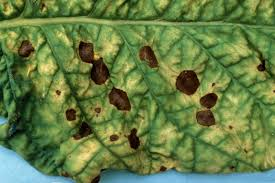
%> input picture Disease Database/Alternaria Alternata/1.jpg, 275 x 183 px
$ octave --eval "result = EvaluateFeatures(imread('Disease Database/Alternaria Alternata/1.jpg'));"   (GNU Octave 9; MATLAB toolbox functions it lacks are replaced by stand-ins)
%> lines starting %> are read from the running program, lines starting %| are printed output that depends on the picture; in (x1, y1, x2, y2) boxes, pixels count from 0 and x2, y2 are one past the last pixel; in counts of white or black regions, pixels touching at a corner belong together; the program's own positions count from 1
function [feat_disease, seg_img, Affect, roi_cluster, segmented_images, info] = EvaluateFeatures(I, auto_select, chosen_cluster)
% EVALUATEFEATURES Segment leaf image via K-Means in L*a*b* space & extract 13 GLCM/statistical features.
% Inputs:
%   I              - Input RGB leaf image (resized to 256x256 if needed)
%   auto_select    - (Optional) true = automatically pick disease ROI cluster (default: true)
%                    false = show cluster dialog (pre-filled with recommended ROI cluster)
%   chosen_cluster - (Optional) 1, 2, or 3 to force a specific cluster
% Outputs:
%   feat_disease     - 1x13 feature vector [Contrast, Correlation, Energy, Homogeneity, ...
%                      Mean, Std_Dev, Entropy, RMS, Variance, Smoothness, Kurtosis, Skewness, IDM]
%   seg_img          - Segmented RGB image of the selected ROI cluster
%   Affect           - Percentage of leaf area affected by disease (0 - 100)
%   roi_cluster      - Index (1, 2, or 3) of the disease ROI cluster
%   segmented_images - 1x3 cell array of the 3 K-Means cluster images
%   info             - Struct with detailed masks, cluster roles, and color metrics

    if nargin < 2 || isempty(auto_select)
        auto_select = true;
    end
    if nargin < 3
        chosen_cluster = [];
    end

    % Ensure 3-channel uint8 RGB image of size 256x256
    if size(I, 3) == 1
        I = repmat(I, [1, 1, 3]);
    elseif size(I, 3) > 3
        I = I(:, :, 1:3);
    end
    I = im2uint8(imresize(I, [256, 256]));
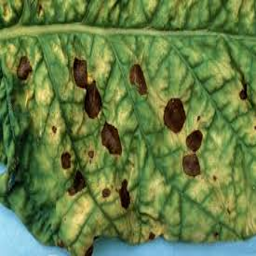
%> I: size 256x256x3 uint8; mean R, G, B 101.5, 125.7, 69.1

    % Convert from RGB to CIE L*a*b* color space
    try
        lab_he = rgb2lab(I);
%> lab_he: size 256x256x3 double; mean of channels 1, 2, 3 49.3, -18.1, 27.8
    catch
        cform = makecform('srgb2lab');
        lab_he = double(applycform(I, cform));
    end

    ab = double(lab_he(:, :, 2:3));
    nrows = size(ab, 1);
%> nrows = 256
    ncols = size(ab, 2);
%> ncols = 256
    ab_flat = reshape(ab, nrows * ncols, 2);
    nColors = 3;

    % Deterministic initialization using quantiles of a* (green-red axis)
    % so K-Means produces consistent, reproducible clusters every single time
    a_vals = ab_flat(:, 1);
    b_vals = ab_flat(:, 2);
    [~, sortIdx] = sort(a_vals);
    nPix = numel(a_vals);
%> nPix = 65536
    init_centers = [
        mean(ab_flat(sortIdx(1:round(0.33*nPix)), :), 1);
        mean(ab_flat(sortIdx(round(0.33*nPix)+1:round(0.66*nPix)), :), 1);
        mean(ab_flat(sortIdx(round(0.66*nPix)+1:end), :), 1)
    ];
%> init_centers = [-25.67 31.36; -19.96 31.14; -8.91 21.08]

    try
        [cluster_idx, ~] = kmeans(ab_flat, nColors, ...
            'Distance', 'sqEuclidean', ...
            'Start', init_centers, ...
            'MaxIter', 150);
    catch
        rng(42);
        [cluster_idx, ~] = kmeans(ab_flat, nColors, ...
            'Distance', 'sqEuclidean', ...
            'Replicates', 3);
    end

    pixel_labels = reshape(cluster_idx, nrows, ncols);
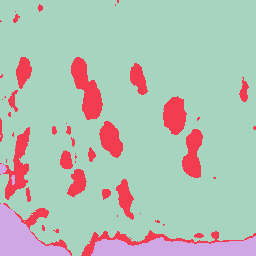
%> pixel_labels: size 256x256 double; 3 distinct labels, from 1 to 3; one colour per label, 0 black

    % Analyze each cluster to identify:
    %   1) Background cluster (touches image border heavily & low greenness / extreme brightness)
    %   2) Healthy Green Leaf cluster (most negative a* and high Excess Green 2G-R-B)
    %   3) Disease Lesion ROI cluster (lesions/spots: higher a*, brown/yellow/dark/white spots)
    R = double(I(:, :, 1)) / 255.0;
    G = double(I(:, :, 2)) / 255.0;
    B = double(I(:, :, 3)) / 255.0;
    L_chan = double(lab_he(:, :, 1));
    a_chan = double(lab_he(:, :, 2));
    b_chan = double(lab_he(:, :, 3));
    ExG = 2 * G - R - B;

    border_mask = false(nrows, ncols);
    border_mask([1:6, end-5:end], :) = true;
%> border_mask: size 256x256 logical; 4.7% white; 2 white regions, box (x1, y1, x2, y2) and area: (0, 0, 256, 6) 1536, (0, 250, 256, 256) 1536
    border_mask(:, [1:6, end-5:end]) = true;
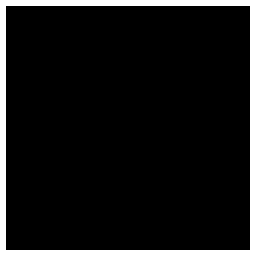
%> border_mask: size 256x256 logical; 9.2% white; 1 white region, box (x1, y1, x2, y2) and area: (0, 0, 256, 256) 6000

    bg_score = zeros(1, nColors);
    green_score = zeros(1, nColors);
    lesion_score = zeros(1, nColors);
    cluster_area = zeros(1, nColors);

    for k = 1:nColors
        mask_k = (pixel_labels == k);
        cluster_area(k) = sum(mask_k(:));
        if cluster_area(k) == 0
            bg_score(k) = 999;
            continue;
        end
        border_frac = sum(mask_k(border_mask)) / sum(border_mask(:));
        mean_ExG = mean(ExG(mask_k));
        mean_L = mean(L_chan(mask_k));
        mean_a = mean(a_chan(mask_k));
        mean_b = mean(b_chan(mask_k));
        sat_val = mean(max(cat(3, R(mask_k), G(mask_k), B(mask_k)), [], 3) - ...
                       min(cat(3, R(mask_k), G(mask_k), B(mask_k)), [], 3));

        % Background is typically on the border with low saturation or very high/low L and low ExG
        bg_score(k) = border_frac * 2.5 - mean_ExG * 1.5 + (sat_val < 0.12) * 1.0 + ...
                      ((mean_L > 85) || (mean_L < 12)) * 0.8;

        % Healthy leaf tissue has strong Excess Green and negative a*
        green_score(k) = mean_ExG * 3.0 - (mean_a / 20.0) + (mean_b / 40.0);

        % Lesion/Disease ROI has higher a* (red/brown/tan) or yellow/dark discoloration
        lesion_score(k) = (mean_a / 15.0) - mean_ExG * 1.5 + abs(mean_b) / 35.0;
    end
%> this loop made 3 passes
%> (border_frac, mean_ExG, mean_L, mean_a, mean_b, sat_val) on passes 1 to 3: (0.667, 0.361, 51.41, -20.64, 32.71, 0.263), (0.0327, 0.0971, 23.75, -2.51, 17.14, 0.157), (0.3, 0.139, 66.8, -12.89, -16.73, 0.311)
%> pass 1, in EvaluateFeatures, `mask_k = (pixel_labels == k);`:
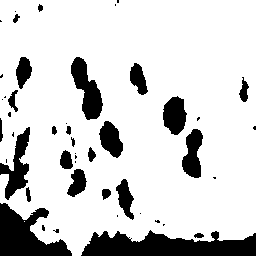
%> mask_k: size 256x256 logical; 82.3% white; 47 black regions (23 under 20 px), largest, box (x1, y1, x2, y2) and area: (81, 230, 256, 256) 3170, (0, 203, 72, 256) 2121, (71, 57, 103, 120) 1031
%> after the loop, bg_score = [1.13 -0.0639 0.543]; cluster_area = [53918 7432 4186]; green_score = [2.93 0.845 0.643]; lesion_score = [-0.983 0.177 -0.59]

    [~, bg_cluster] = max(bg_score);
%> bg_cluster = 1
    rem_clusters = setdiff(1:nColors, bg_cluster);
%> rem_clusters = [2 3]
    if green_score(rem_clusters(1)) >= green_score(rem_clusters(2))
        healthy_cluster = rem_clusters(1);
%> healthy_cluster = 2
        disease_cluster = rem_clusters(2);
%> disease_cluster = 3
    else
        healthy_cluster = rem_clusters(2);
        disease_cluster = rem_clusters(1);
    end

    % Reorder clusters deterministically so:
    %   Cluster 1 = Disease ROI Cluster
    %   Cluster 2 = Healthy Leaf Tissue Cluster
    %   Cluster 3 = Background / Outer Cluster
    new_order = [disease_cluster, healthy_cluster, bg_cluster];
%> new_order = [3 2 1]
    reordered_labels = zeros(size(pixel_labels));
    for k = 1:nColors
        reordered_labels(pixel_labels == new_order(k)) = k;
    end
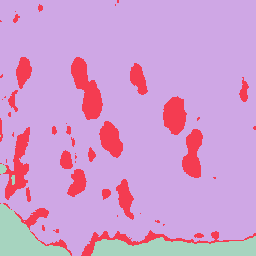
%> reordered_labels: size 256x256 double; 3 distinct labels, from 1 to 3; one colour per label, 0 black
    pixel_labels = reordered_labels;

    segmented_images = cell(1, nColors);
    rgb_label = repmat(pixel_labels, [1, 1, 3]);
    for k = 1:nColors
        colors = I;
        colors(rgb_label ~= k) = 0;
        segmented_images{k} = colors;
    end
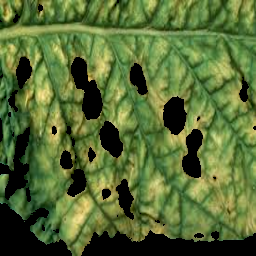
%> colors: size 256x256x3 uint8; mean R, G, B 87.3, 108.2, 53.4
%> after the loop, segmented_images = 3 items

    roi_cluster = 1; % Since we ordered Cluster 1 = Disease ROI!

    if ~isempty(chosen_cluster) && chosen_cluster >= 1 && chosen_cluster <= 3
        roi_cluster = chosen_cluster;
    elseif ~auto_select
        % Show the 3 clusters and pre-fill '1' (Disease ROI) so user can just click OK
        hFig = figure('Name', 'Segmented by K-Means (Cluster 1 = Recommended Disease ROI)', ...
                      'NumberTitle', 'off', 'Color', [0.95 0.97 0.95]);
        subplot(2, 2, 1); imshow(I); title('Original Enhanced Image', 'FontWeight', 'bold');
        subplot(2, 2, 2); imshow(segmented_images{1}); title('Cluster 1: Disease ROI (Recommended)', 'Color', [0.8 0.1 0.1], 'FontWeight', 'bold');
        subplot(2, 2, 3); imshow(segmented_images{2}); title('Cluster 2: Healthy Green Tissue', 'Color', [0.1 0.5 0.1]);
        subplot(2, 2, 4); imshow(segmented_images{3}); title('Cluster 3: Background / Border');
        drawnow;
        x = inputdlg({'Enter the cluster no. containing the Disease ROI (Default = 1):'}, ...
                     'Select K-Means ROI Cluster', [1 50], {'1'});
        if ishandle(hFig)
            close(hFig);
        end
        if ~isempty(x)
            val = str2double(x{1});
            if ~isnan(val) && val >= 1 && val <= 3
                roi_cluster = round(val);
            end
        end
    end

    seg_img = segmented_images{roi_cluster};

    % Convert to grayscale
    if ndims(seg_img) == 3
        img = rgb2gray(seg_img);
    else
        img = seg_img;
    end

    % Compute accurate Leaf Mask and Disease Lesion Mask for Affected Area (%)
    leaf_mask = (pixel_labels == 1) | (pixel_labels == 2);
    % Refine leaf mask if background was misassigned on full-frame leaf photos
    if sum(leaf_mask(:)) < 0.15 * (nrows * ncols)
        leaf_mask = true(nrows, ncols);
    end
    leaf_mask = bwareaopen(leaf_mask, 30);
    total_leaf_pixels = max(1, sum(leaf_mask(:)));
%> total_leaf_pixels = 11438

    % Detect true lesion pixels within the leaf mask using chromatic + intensity deviation
    roi_mask = (pixel_labels == roi_cluster) & leaf_mask;
    % Also measure how "healthy green" the ROI cluster actually is:
    % If the entire leaf is uniformly healthy green, the ROI cluster is just a shade of green!
    roi_ExG = mean(ExG(roi_mask));
%> roi_ExG = 0.139
    roi_a = mean(a_chan(roi_mask));
%> roi_a = -12.89
    leaf_ExG = mean(ExG(leaf_mask));
%> leaf_ExG = 0.111

    % True necrotic/chlorotic/powdery/rust lesion mask inside the leaf
    lesion_mask = leaf_mask & ( ...
        (a_chan > -2.5) | ...                                % Brown / red / tan / necrotic / grey
        (ExG < 0.06 & L_chan < 82) | ...                     % Non-green dark or dull spots
        (b_chan > 28 & a_chan > -8) | ...                    % Strong yellow chlorosis / rust
        (L_chan > 75 & abs(a_chan) < 6 & abs(b_chan) < 10) ... % White powdery mildew spots
    );
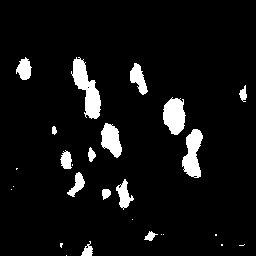
%> lesion_mask: size 256x256 logical; 6.5% white; 27 white regions (12 under 20 px), largest, box (x1, y1, x2, y2) and area: (71, 57, 101, 119) 870, (182, 129, 203, 178) 646, (163, 97, 186, 135) 636
    lesion_mask = bwareaopen(lesion_mask, 8);

    raw_lesion_ratio = sum(lesion_mask(:)) / total_leaf_pixels;
%> raw_lesion_ratio = 0.372
    cluster_ratio = sum(roi_mask(:)) / total_leaf_pixels;
%> cluster_ratio = 0.366

    if raw_lesion_ratio < 0.025 && leaf_ExG > 0.18 && roi_a < -5.0
        % Healthy leaf
        Affect = raw_lesion_ratio * 100;
    else
        Affect = max(raw_lesion_ratio * 100, min(cluster_ratio * 100, 65.0));
%> Affect = 37.2
        if Affect < 5.0 && raw_lesion_ratio >= 0.015
            Affect = raw_lesion_ratio * 100 + 8.5;
        end
    end
    Affect = min(95.0, max(0.0, Affect));

    % Extract the 13 standard GLCM + statistical features (matching Training_Data.mat format)
    glcms = graycomatrix(img);
%> glcms = [61074 15 21 14 1 0 0 0; 21 18 4 2 0 0 0 0; 25 12 169 22 0 0 0 0; 32 0 33 459 42 0 0 0; 15 0 1 65 1119 29 0 0; 0 0 0 3 81 993 23 0; 0 0 0 0 0 68 919 0; 0 0 0 0 0 0 0 0]
    stats = graycoprops(glcms, 'Contrast Correlation Energy Homogeneity');
%> stats = {Contrast 0.0198}
    Contrast = stats.Contrast;
%> Contrast = 0.0198
%> (the run ends here)

$ run again, on Disease Database/Alternaria Alternata/11.jpg
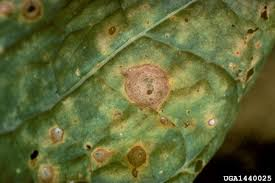
%> input picture Disease Database/Alternaria Alternata/11.jpg, 275 x 183 px
%> lab_he: size 256x256x3 double; mean of channels 1, 2, 3 41.9, -10.7, 26.6
%> init_centers = [-17.58 25.54; -12.86 28.51; -2.06 25.83]
%> pixel_labels: size 256x256 double; 3 distinct labels, from 1 to 3
%> the loop in EvaluateFeatures, `for k = 1:nColors` made 3 passes
%> (border_frac, mean_ExG, mean_L, mean_a, mean_b, sat_val) on passes 1 to 3: (0.61, 0.264, 43.18, -14.83, 26.88, 0.204), (0.252, 0.156, 46.55, -1.75, 31.66, 0.269), (0.139, 0.00448, 8.22, 0.666, 2.97, 0.0388)
%> pass 1, in EvaluateFeatures, `mask_k = (pixel_labels == k);`:
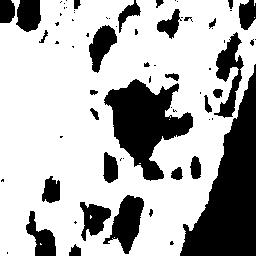
%> mask_k: size 256x256 logical; 69.9% white; 70 black regions (40 under 20 px), largest, box (x1, y1, x2, y2) and area: (180, 64, 256, 256) 7028, (104, 79, 193, 181) 4526, (103, 195, 144, 254) 1219
%> after the loop in EvaluateFeatures, `for k = 1:nColors`: bg_score = [1.13 0.395 2.14]; cluster_area = [45780 15876 3880]; green_score = [2.21 1.35 0.0544]; lesion_score = [-0.617 0.554 0.123]
%> bg_cluster = 3
%> rem_clusters = [1 2]
%> healthy_cluster = 1
%> disease_cluster = 2
%> new_order = [2 1 3]
%> after the loop in EvaluateFeatures, `for k = 1:nColors`: segmented_images = 3 items
%> leaf_mask: size 256x256 logical; 94.1% white; 19 black regions (14 under 20 px), largest, box (x1, y1, x2, y2) and area: (180, 188, 256, 256) 3653, (29, 211, 35, 223) 53, (156, 0, 164, 8) 39, (51, 180, 56, 189) 38, (27, 8, 32, 16) 29
%> total_leaf_pixels = 61656
%> roi_ExG = 0.156
%> roi_a = -1.75
%> leaf_ExG = 0.236
%> in EvaluateFeatures, `lesion_mask = leaf_mask & ( (a_chan > -2.5) | (ExG < 0.06 & L_chan < 8..`:
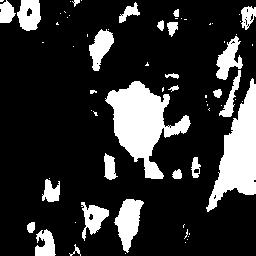
%> lesion_mask: size 256x256 logical; 19.4% white; 68 white regions (42 under 20 px), largest, box (x1, y1, x2, y2) and area: (105, 81, 191, 179) 3761, (206, 78, 256, 212) 3085, (114, 199, 144, 253) 899
%> raw_lesion_ratio = 0.205
%> cluster_ratio = 0.257
%> Affect = 25.75
%> glcms = [48419 174 344 336 261 49 3 0; 155 1104 149 16 0 0 0 0; 230 160 3813 400 19 0 0 0; 356 17 402 2787 562 12 0 0; 243 0 20 592 3006 394 0 0; 56 0 0 6 393 776 10 0; 0 0 0 0 3 10 3 0; 0 0 0 0 0 0 0 0]
%> stats = {Contrast 0.354}
%> Contrast = 0.354

$ run again, on Disease Database/Alternaria Alternata/12.jpg
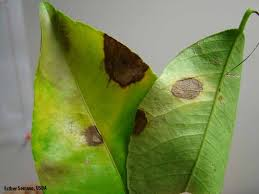
%> input picture Disease Database/Alternaria Alternata/12.jpg, 259 x 194 px
%> lab_he: size 256x256x3 double; mean of channels 1, 2, 3 54.4, -13, 26.7
%> init_centers = [-26.91 45.41; -12.9 31.74; 0.34 3.66]
%> pixel_labels: size 256x256 double; 3 distinct labels, from 1 to 3
%> the loop in EvaluateFeatures, `for k = 1:nColors` made 3 passes
%> (border_frac, mean_ExG, mean_L, mean_a, mean_b, sat_val) on passes 1 to 3: (0.0955, 0.565, 55.24, -26.02, 51.07, 0.447), (0.0913, 0.357, 47.95, -18.46, 35.61, 0.282), (0.813, 0.0215, 58.78, -0.402, 4.03, 0.0445)
%> pass 1, in EvaluateFeatures, `mask_k = (pixel_labels == k);`:
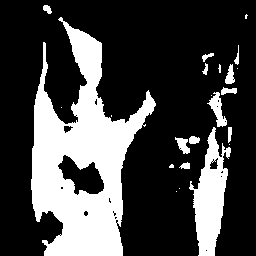
%> mask_k: size 256x256 logical; 26.9% white; 23 white regions (10 under 20 px), largest, box (x1, y1, x2, y2) and area: (31, 17, 156, 256) 13850, (189, 127, 231, 256) 2705, (207, 92, 227, 127) 302
%> after the loop in EvaluateFeatures, `for k = 1:nColors`: bg_score = [-0.609 -0.307 3]; cluster_area = [17620 20809 27107]; green_score = [4.27 2.88 0.185]; lesion_score = [-1.12 -0.749 0.056]
%> bg_cluster = 3
%> rem_clusters = [1 2]
%> healthy_cluster = 1
%> disease_cluster = 2
%> new_order = [2 1 3]
%> after the loop in EvaluateFeatures, `for k = 1:nColors`: segmented_images = 3 items
%> total_leaf_pixels = 38426
%> roi_mask: size 256x256 logical; 31.7% white; 16 white regions (12 under 20 px), largest, box (x1, y1, x2, y2) and area: (29, 0, 252, 256) 19904, (58, 155, 104, 195) 753, (210, 158, 218, 169) 56, (64, 126, 73, 133) 39
%> roi_ExG = 0.357
%> roi_a = -18.46
%> leaf_ExG = 0.452
%> in EvaluateFeatures, `lesion_mask = leaf_mask & ( (a_chan > -2.5) | (ExG < 0.06 & L_chan < 8..`:
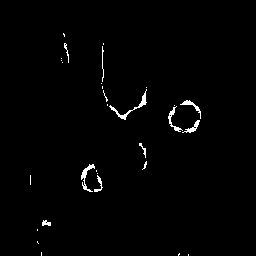
%> lesion_mask: size 256x256 logical; 1.2% white in thin lines or dots, all inside (x1, y1, x2, y2) = (30, 33, 201, 256)
%> raw_lesion_ratio = 0.0196
%> cluster_ratio = 0.541
%> Affect = 1.96
%> glcms = [43121 152 250 282 567 98 10 0; 114 1810 490 21 3 0 0 0; 293 458 5816 373 19 2 0 0; 305 18 394 3094 400 20 0 0; 505 0 11 452 3440 257 1 0; 141 0 0 9 234 1325 97 0; 1 0 0 0 3 104 561 9; 0 0 0 0 0 0 9 11]
%> stats = {Contrast 0.536}
%> Contrast = 0.536

$ run again, on Disease Database/Alternaria Alternata/13.jpg
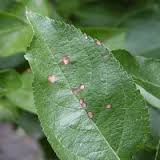
%> input picture Disease Database/Alternaria Alternata/13.jpg, 160 x 160 px
%> lab_he: size 256x256x3 double; mean of channels 1, 2, 3 49.7, -18.9, 19.1
%> init_centers = [-24.88 28.73; -20.14 19.11; -11.79 9.79]
%> pixel_labels: size 256x256 double; 3 distinct labels, from 1 to 3
%> the loop in EvaluateFeatures, `for k = 1:nColors` made 3 passes
%> (border_frac, mean_ExG, mean_L, mean_a, mean_b, sat_val) on passes 1 to 3: (0.255, 0.378, 47.98, -24.32, 28.44, 0.235), (0.508, 0.259, 50.04, -18.11, 16.18, 0.145), (0.236, 0.0856, 53.39, -6.34, 3.5, 0.0798)
%> after the loop in EvaluateFeatures, `for k = 1:nColors`: bg_score = [0.0708 0.883 1.46]; cluster_area = [24939 31644 8953]; green_score = [3.06 2.09 0.661]; lesion_score = [-1.38 -1.13 -0.451]
%> bg_cluster = 3
%> rem_clusters = [1 2]
%> healthy_cluster = 1
%> disease_cluster = 2
%> new_order = [2 1 3]
%> after the loop in EvaluateFeatures, `for k = 1:nColors`: segmented_images = 3 items
%> in EvaluateFeatures, `img = rgb2gray(seg_img);`:
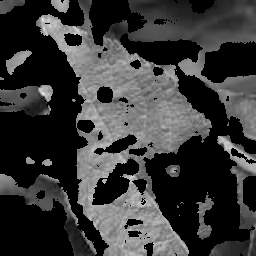
%> img: size 256x256 uint8; min 0, max 237, mean 55.6
%> total_leaf_pixels = 56563
%> roi_mask: size 256x256 logical; 48.3% white; 22 white regions (11 under 20 px), largest, box (x1, y1, x2, y2) and area: (36, 0, 256, 256) 24976, (0, 174, 97, 256) 2133, (209, 135, 256, 256) 1919
%> roi_ExG = 0.259
%> roi_a = -18.11
%> leaf_ExG = 0.311
%> lesion_mask: size 256x256 logical; every value is 0
%> raw_lesion_ratio = 0
%> cluster_ratio = 0.559
%> Affect = 0
%> glcms = [33097 254 214 346 402 144 6 1; 186 3724 180 11 1 0 0 0; 182 150 4494 268 12 2 0 0; 348 0 254 4941 930 6 0 0; 344 0 1 947 9347 810 8 0; 184 0 0 8 770 2482 69 1; 3 0 0 0 2 79 63 3; 0 0 0 0 0 1 4 1]
%> stats = {Contrast 0.513}
%> Contrast = 0.513
